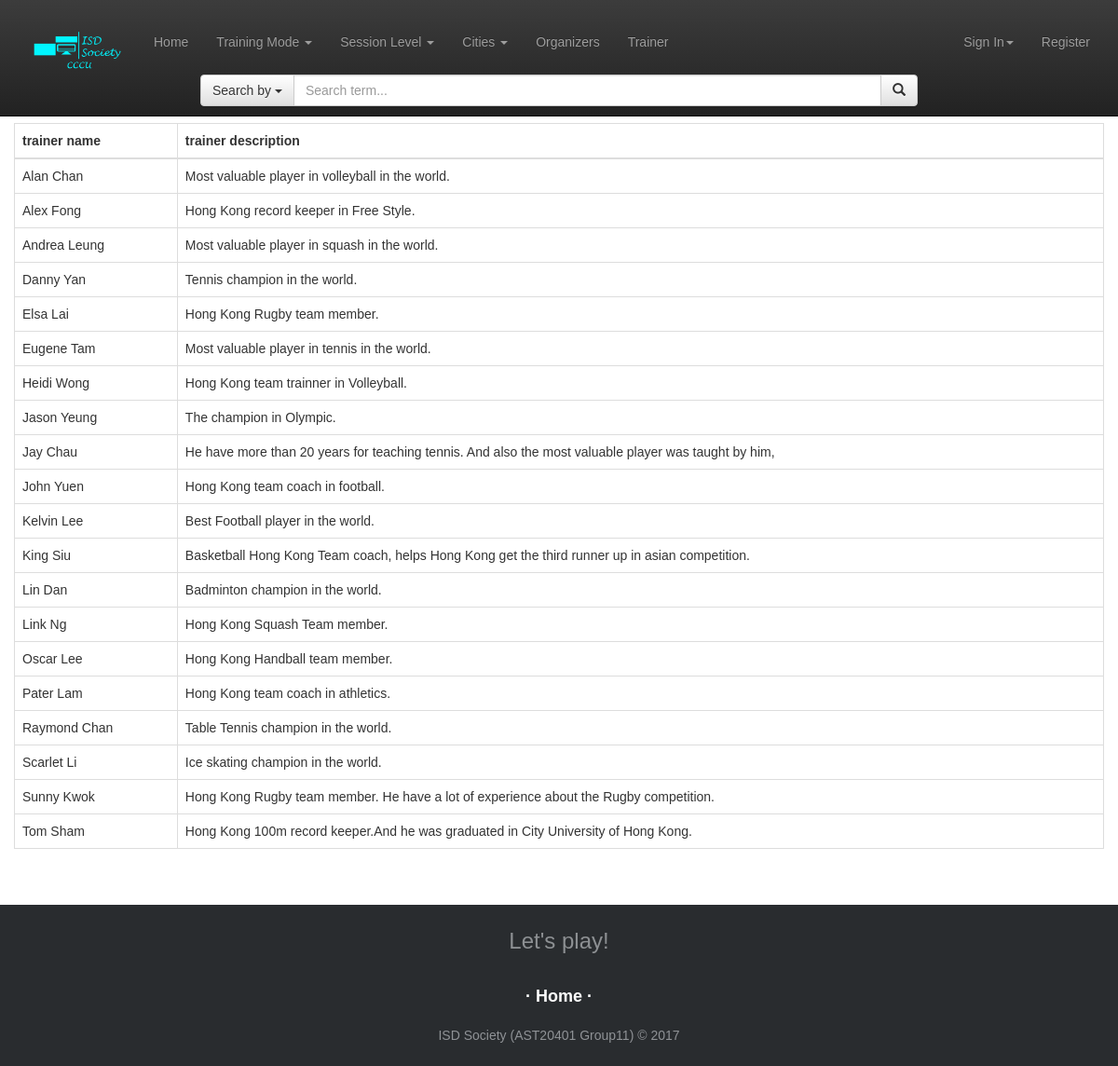
Page /CodeIgniter/index.php/BookingSystem/listing/listing?type=trainer on the committed database.
### tables this page shows
CREATE TABLE `trainer` (
  `trainer_id` int(10) UNSIGNED NOT NULL,
  `trainer_name` varchar(64) NOT NULL DEFAULT '',
  `trainer_description` text NOT NULL
);

### CodeIgniter/application/controllers/BookingSystem.php (called while the page is built, shortened)
<?php
class BookingSystem extends CI_Controller {
	public function listing() {
		$this->load->library('session');
		$this->load->database();
		$column = $_GET['type'];
		$data["pageTitle"] = $column." Page";
		$sql_string = 'SELECT * FROM '
			.$column
			.' ORDER by '
			.$column
			.'_name';
		$sql_query = $this->db->query($sql_string);
		$data["query_listing"] = $sql_query;
		$data["column"] = $column;
		$this->load->view('header', $data);
		$this->load->view('navigation', $data);
		$this->load->view('BookingSystem_listing', $data);
		$this->load->view('footer', $data);
	}
}

### CodeIgniter/index.php (called while the page is built, shortened)
<?php
require_once BASEPATH.'core/CodeIgniter.php';

### CodeIgniter/application/views/BookingSystem_listing.php (the view)
<div class="container">
	<div class="row">
		<table class="table table-bordered">
    <thead>
      <tr>
        <?php
          echo '<th>'. $column. ' name</th>';
          echo '<th>'. $column. ' description</th>';
        ?>
      </tr>
    </thead>
    <tbody>
      <?php
      if($column == 'organizer'){
        foreach ($query_listing->result() as $row){
          echo  "<tr data-href='/CodeIgniter/index.php/BookingSystem/search/search?search_param=organizer&x="
                .$row->organizer_name
                ."'><td>"
                .$row->organizer_name
                ."</td><td>"
                .$row->organizer_description
                ."</td></tr>";
        }
      }else {
        foreach ($query_listing->result() as $row){
          echo  "<tr data-href='/CodeIgniter/index.php/BookingSystem/search/search?search_param=trainer&x="
                .$row->trainer_name
                ."'><td>"
                .$row->trainer_name
                ."</td><td>"
                .$row->trainer_description
                ."</td></tr>";
        }
      }
      ?>
    </tbody>
  </table>
	</div>
</div>

### CodeIgniter/application/views/header.php (shortened to what this page needs)
<!DOCTYPE html>
<html xmlns="http://www.w3.org/1999/xhtml">
<head>
<link rel="stylesheet" href="/CodeIgniter/css/bootstrap.css">
<link rel="stylesheet" href="/CodeIgniter/css/bootstrap.min.css">
<link rel="stylesheet" href="/CodeIgniter/css/demo.css">
<link rel="stylesheet" href="/CodeIgniter/css/footer-basic-centered.css">
<link rel="stylesheet" href="/CodeIgniter/css/bootstrap-theme.min.css">
<link rel="stylesheet" href="http://maxcdn.bootstrapcdn.com/font-awesome/4.2.0/css/font-awesome.min.css">
<link href="/CodeIgniter/css/ie10-viewport-bug-workaround.css" rel="stylesheet">
<link href="/CodeIgniter/css/offcanvas.css" rel="stylesheet">
<link href="/CodeIgniter/css/clickRow.css" rel="stylesheet">
<link href="/CodeIgniter/css/search_result.css" rel="stylesheet">
</head>
<body>

### CodeIgniter/application/views/navigation.php (shortened to what this page needs)
<nav class="navbar navbar-inverse navbar-fixed-top ">
<div class="container">
	<div class="navbar-header">
		<a class="" href="/CodeIgniter/index.php"><img src="/CodeIgniter/images/logo_font.png" alt="Main page" width="120" ></a>
	</div>
	<div id="navbar" class="navbar-collapse collapse">
		<form method="GET" action="/CodeIgniter/index.php/BookingSystem/listing">
		<ul class="nav navbar-nav">
			<li class=""><a href="/CodeIgniter/index.php">Home</a></li>
					<li class="dropdown">
						<a class="dropdown-toggle" data-toggle="dropdown">Training Mode
						 <span class="caret"></span></a>
					</li>
					<li class="dropdown">
						<a class="dropdown-toggle" data-toggle="dropdown">Session Level
						 <span class="caret"></span></a>
					</li>
					<li class="dropdown">
						<a class="dropdown-toggle" data-toggle="dropdown">Cities
						 <span class="caret"></span></a>
					</li>
					<li class=""><a href="/CodeIgniter/index.php/BookingSystem/listing/listing?type=organizer">Organizers</a></li>
					<li class=""><a href="/CodeIgniter/index.php/BookingSystem/listing/listing?type=trainer">Trainer</a></li>
		</ul>
</form>
	<ul class="nav navbar-nav navbar-right">
		<li class="dropdown"><?php
	if($this->session->userdata('email') != null) {
		$email = $this->session->userdata('email');
	$content = <<<END
	      <form action="/CodeIgniter/index.php/BookingSystem/index/" method="post">
	        <table>
	          <tr>
	        <th><p style="color:#9d9d9d; padding-top: 23px;
	        padding-bottom: 15px;">$email</p></th>
	        <th>&nbsp; &nbsp;    </th>
	  <th><button type="submit" name="btnlogout" id="btnlogout" class="btn-link">Sign Out</button></th>
	          </tr>
	        </table>
	      </form>
END;
	} else {
		$content = <<<END
			<a href="#" class="dropdown-toggle" data-toggle="dropdown" role="button">
				Sign In<span class="caret"></span>
			</a>
			<div class="dropdown-menu" id="formLogin" style="padding:15px; min-width:300px;">
				<div class="row">
					<div class="container-fluid">
						<form action="/CodeIgniter/index.php/BookingSystem/index/" method="POST">
							<div class="form-group">
								<label>email</label>
								<input class="form-control" name="email" id="email" placeholder="email@xxx.com" type="text">
							</div>
							<div class="form-group">
								<label>Password</label>
								<input class="form-control" name="password" id="password" placeholder="***********" type="password"><br>
							</div>
							<input type="submit" id="btnLogin" class="btn btn-success btn-sm" value="Login"></input>
						</form>
					</div>
				</div>
			</div>
		</li>
		<li><a href="/CodeIgniter/index.php/BookingSystem/register">Register</a></li>
END;
	}
	echo $content;
	?>
	</ul>
	</div>
</div>
									<div class="col-xs-8 col-xs-offset-2">
											<form method="GET" action="/CodeIgniter/index.php/BookingSystem/search" class="input-group" style=" margin-bottom:10px;">
													<div class="input-group-btn search-panel" >
															<button type="button" class="btn btn-default dropdown-toggle" data-toggle="dropdown">
																<span id="search_concept">Search by</span> <span class="caret"></span>
															</button>
													</div>
													<input type="text" class="form-control" name="x" placeholder="Search term..."  >
													<span class="input-group-btn">
															<button class="btn btn-default" type="submit"  ><span class="glyphicon glyphicon-search"></span></button>
													</span>
											</form>
									 </div>
</nav>
<br><br>

### CodeIgniter/application/views/footer.php (shortened to what this page needs)
	<footer class="footer-basic-centered">
		<p class="footer-company-motto">Let's play!</p>
		<p class="footer-links">
			·
			<a href="/CodeIgniter/index.php/BookingSystem/">Home</a>
			·
		</p>
		<p class="footer-company-name">ISD Society (AST20401 Group11) &copy; 2017</p>
	</footer>
  </body>
</html>

### CodeIgniter/css/demo.css (style rules this page uses)
* { padding:0; margin:0; }
body { font:14px/1.5 Arial, Helvetica, sans-serif; }
footer { position: fixed; bottom: 0; }
@media (min-height:1px) { footer { position: static; } }

### CodeIgniter/css/footer-basic-centered.css (style rules this page uses)
.footer-basic-centered { background-color: #292c2f; box-shadow: 0 1px 1px 0 rgba(0, 0, 0, 0.12); box-sizing: border-box; width: 100%; text-align: center; font: normal 18px sans-serif; padding:25px; margin-top: 40px; }
.footer-basic-centered .footer-company-motto { color: #8d9093; font-size: 24px; margin: 0; }
.footer-basic-centered .footer-company-name { color: #8f9296; font-size: 14px; margin: 0; }
.footer-basic-centered .footer-links { list-style: none; font-weight: bold; color: #ffffff; padding: 35px 0 23px; margin: 0; }
.footer-basic-centered .footer-links a { display:inline-block; text-decoration: none; color: inherit; }

### CodeIgniter/css/offcanvas.css (style rules this page uses)
html, body { overflow-x: hidden; }
body { padding-top: 70px; }
footer { padding: 30px 0; }

### CodeIgniter/css/clickRow.css (style rules this page uses)
tr { cursor:pointer; }

### CodeIgniter/css/search_result.css (style rules this page uses)
.container { margin-top: 20px; }

### rows in the picture
trainer: trainer_name "Alan Chan", trainer_description "Most valuable player in volleyball in the world."
trainer: trainer_name "Alex Fong", trainer_description "Hong Kong record keeper in Free Style."
trainer: trainer_name "Andrea Leung", trainer_description "Most valuable player in squash in the world."
trainer: trainer_name "Danny Yan", trainer_description "Tennis champion in the world."
trainer: trainer_name "Elsa Lai", trainer_description "Hong Kong Rugby team member."
trainer: trainer_name "Eugene Tam", trainer_description "Most valuable player in tennis in the world."
trainer: trainer_name "Heidi Wong", trainer_description "Hong Kong team trainner in Volleyball."
trainer: trainer_name "Jason Yeung", trainer_description "The champion in Olympic."
trainer: trainer_name "Jay Chau", trainer_description "He have more than 20 years for teaching tennis. And also the most valuable player was taught by him,"
trainer: trainer_name "John Yuen", trainer_description "Hong Kong team coach in football."
trainer: trainer_name "Kelvin Lee", trainer_description "Best Football player in the world."
trainer: trainer_name "King Siu", trainer_description "Basketball Hong Kong Team coach, helps Hong Kong get the third runner up in asian competition."
trainer: trainer_name "Lin Dan", trainer_description "Badminton champion in the world."
trainer: trainer_name "Link Ng", trainer_description "Hong Kong Squash Team member."
trainer: trainer_name "Oscar Lee", trainer_description "Hong Kong Handball team member."
trainer: trainer_name "Pater Lam", trainer_description "Hong Kong team coach in athletics."
trainer: trainer_name "Raymond Chan", trainer_description "Table Tennis champion in the world."
trainer: trainer_name "Scarlet Li", trainer_description "Ice skating champion in the world."
trainer: trainer_name "Sunny Kwok", trainer_description "Hong Kong Rugby team member. He have a lot of experience about the Rugby competition."
trainer: trainer_name "Tom Sham", trainer_description "Hong Kong 100m record keeper.And he was graduated in City University of Hong Kong."

### other values in the picture
$column "trainer"
